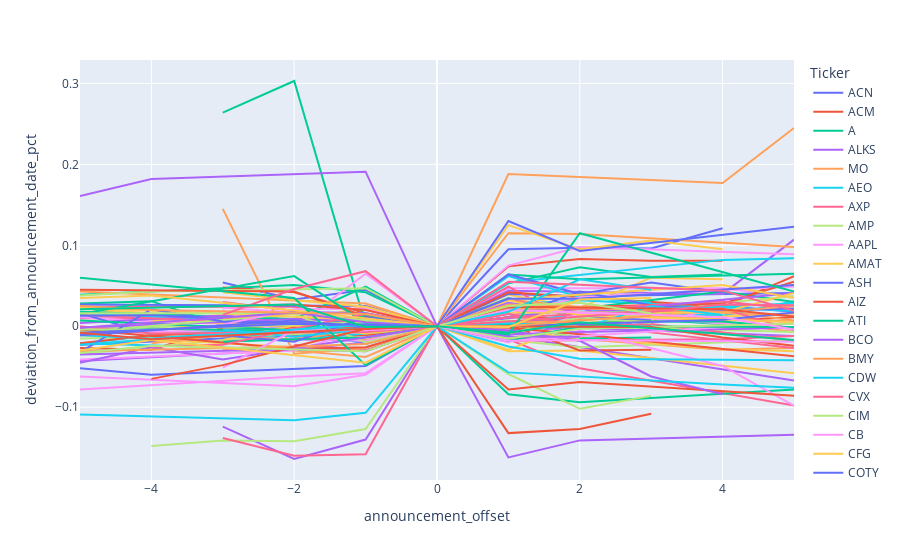

Notebook code cell kept with this figure:
### Code cell
# 5 day chart

stock_data_5day = stock_data_merged.loc[stock_data_merged['within_5_days'] == 1,]
fig = px.line(stock_data_5day, x="announcement_offset", y="deviation_from_announcement_date_pct", color='Ticker')
fig.show()
